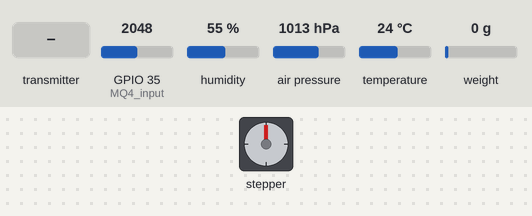
Bench run of a sketch on a simulated ESP32. On the bench: stepper motor. The test bench sets the inputs (shaded band); at power-on: GPIO 35 (MQ4_input) = 2048, humidity 55 %, weight on the scale 0 g, air pressure 1013 hPa, temperature 24 °C. Stepper angles assume 342 steps per turn; what the sketch prints to the serial monitor is not drawn.

Above: at 11.4 s.
11.5 s: GPIO 35 (MQ4_input) set to 1160
13.8 s: humidity set to 22 %
17.8 s: weight on the scale set to 100 g
19.3 s: the transmitter starts sending motorState = 1
20.8 s: the transmitter starts sending motorState = 0
At 20.95 s:
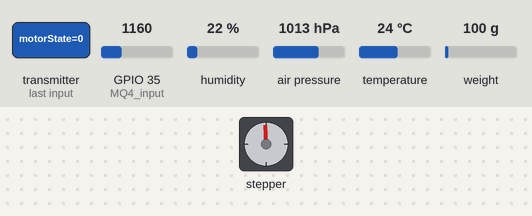
At 21.56 s:
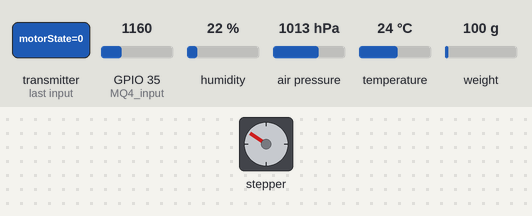
24.3 s: air pressure set to 952 hPa
At 24.6 s:
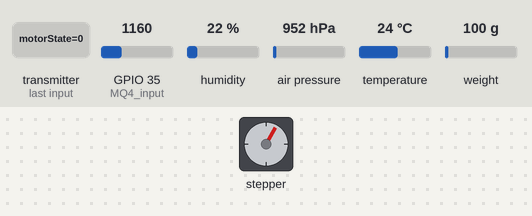
Timing chart, 0 to 27.2 s (numbered marks = the images above; inputs shaded):
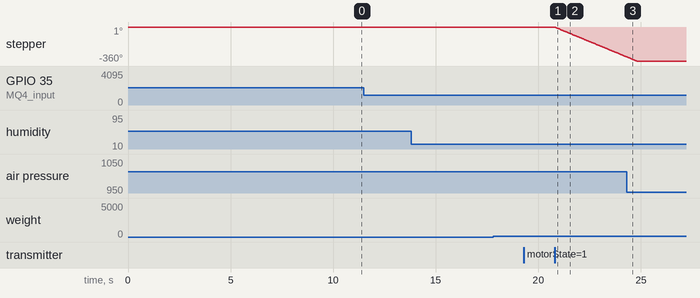

The sketch:

esp32u_arc_sensors.ino
```cpp
#include <esp_now.h> // Include Libraries for espnow
#include <WiFi.h>
#include <Wire.h>
#include "Arduino.h"

#include <Stepper.h>

#include "HX711.h"
#include <Adafruit_BME280.h>
#include <Adafruit_Sensor.h>

/*
FOR DEBUG PURPOSES USE debug(x) for Serial.print(x) and debugln(x) form Serial.println(x)
ACTIVATE IT BY SETTING DEBUG TO 1
*/
#define DEBUG 0

#if DEBUG == 1
#define debug(x) Serial.print(x)
#define debugln(x) Serial.println(x)
#else
#define debug(x)
#define debugln(x)
#endif

void BME280_setup();
void HX711_setup();
void readAllSensors();
void read_BME280();
void read_HX711();
void read_MQ4();
void printAllSensors();
void print_BME280();
void motor_rotate();
void print_HX711();
void print_MQ4();

//TIMER
uint8_t read_sensor_flag; //TIMER FLAG
hw_timer_t *My_timer = NULL;

void IRAM_ATTR onTimer()
{
  read_sensor_flag = 1; //SET "read_sensor_flag" TO 1 ON TIMER INTERRUPT
}


// MAC Address of responder - edit as required
uint8_t broadcastAddress[] = { 0x40, 0x91, 0x51, 0xAC, 0x28, 0x38 };  //40:91:51:AC:28:38

uint16_t adc_resolution = 4095;

// Define a data structure
typedef struct {
  float temp_BME;
  float pressure;
  float altitude;
  float humidity;

  float met_gas_val;

  float weight_average; //hx711 new
} struct_send_message;

typedef struct {
  int motorState = 0;
  //AGIRLIK OLCUMU ICIN ROVERDAN GELEN ACI VERISI EKLENECEK

} struct_motor_message;


// Creating sending and receiving structure objects
struct_send_message myData;
struct_motor_message motorData;
int motorCurrentState = 0;
int motorFlag = 0;
int motor_direction = 0;

// Peer info
esp_now_peer_info_t peerInfo;

// Callback function called when data is sent
void OnDataSent(const uint8_t *mac_addr, esp_now_send_status_t status) {
  Serial.print("\r\nLast Packet Send Status:\t");
  Serial.println(status == ESP_NOW_SEND_SUCCESS ? "Delivery Success" : "Delivery Fail");
}


void OnDataRecv(const uint8_t *mac, const uint8_t *incomingData, int len) {

  memcpy(&motorData, incomingData, sizeof(motorData)); //Copy data coming from xaiver

  motorFlag = motorData.motorState!=motorCurrentState; //If motorState and CurrentState are different -> TRUE, else -> FALSE
  motorCurrentState = motorData.motorState;

}

// Step motor pinouts and const.
const int stepsPerRevolution = 342;  // 2048/6 = 60 degrees
// ULN2003 Motor Driver Pins
#define IN1 19
#define IN2 18
#define IN3 5
#define IN4 17

// initialize the stepper library
Stepper myStepper(stepsPerRevolution, IN1, IN3, IN2, IN4);

//HX711 Pinouts
const int LOADCELL_DOUT_PIN = 16;
const int LOADCELL_SCK_PIN = 4;
float one_read_weight; //hx711 new

HX711 scale; //scale activated

//BME280
#define SEALEVELPRESSURE_HPA (1024.00)   // sea level pressure
Adafruit_BME280 bme;

//Sensor MQ4
#define MQ4_input 35
int met_Aout;

void setup() {
  Serial.begin(115200);
  setCpuFrequencyMhz(80); // setup for HX711 Weight Sensor for reading
  // Set ESP32 as a Wi-Fi Station
  WiFi.mode(WIFI_STA);

    // Initilize ESP-NOW
  if (esp_now_init() != ESP_OK) {
    Serial.println("Error initializing ESP-NOW");
    return; //????????
  }
  // Register the send callback
  esp_now_register_send_cb(OnDataSent);

  myStepper.setSpeed(15);


  // Register peer
  memcpy(peerInfo.peer_addr, broadcastAddress, 6);
  peerInfo.channel = 0;
  peerInfo.encrypt = false;

  // Add peer
  if (esp_now_add_peer(&peerInfo) != ESP_OK){
    debugln("Failed to add peer");
    return; //????????
  }
  esp_now_register_recv_cb(OnDataRecv);


  //running sensor setups
  BME280_setup();
  HX711_setup();
  delay(3000);

//1 second timer interrupt
  My_timer = timerBegin(0, 80, true);
  timerAttachInterrupt(My_timer, &onTimer, true);
  timerAlarmWrite(My_timer, 1000000, true);
  timerAlarmEnable(My_timer);

}

void loop() {
  //If the sensor flag is 1 and motor is not turning, it reads al the sensors at once and sends them to xaiver side esp32.
  //After finishing all the tasks set read_sensor_flag to 0
  //Sensors will not be read and sensor data will not be sent to xavier side

  if (read_sensor_flag /*&& !motorFlag*/){
    readAllSensors();

    // Send message via ESP-NOW
    esp_err_t result = esp_now_send(broadcastAddress, (uint8_t *) &myData, sizeof(myData));

    Serial.println();
    if (result == ESP_OK) {
      Serial.println("Sending confirmed");
    }
    else {
      Serial.println("Sending error");
    }

    read_sensor_flag = 0; //Set to 0 after reading and sending all sensor data

    printAllSensors();
  }


  if (motorFlag)
  {
    motor_rotate();
    motorFlag = 0;
  }
}

void readAllSensors(void) // function to read sensor values and print with Serial library
{
  read_BME280(); //Pressure, Temprature and Humidity Sensor
  read_MQ4(); // MQ4 METHANE Sensor
  read_HX711(); // HX711 Weight Sensor
}

                         ///////////SETUP FUNCTIONS///////////
//Removed the while loop to prevent waiting at start if the sensor is not connected
void BME280_setup()
{
  while(!Serial);    // time to get serial running
  Serial.println(F("BME280 test"));
  unsigned status;

  // default settings
  status = bme.begin(0x76);
  if (!status) {
      Serial.println("Could not find a valid BME280 sensor, check wiring, address, sensor ID!");
      //while (1) delay(10);  //???????????????
  }
}

void HX711_setup()
{
  Serial.println("HX711 Demo");

  Serial.println("Initializing the scale");

  scale.begin(LOADCELL_DOUT_PIN, LOADCELL_SCK_PIN);

  Serial.println("Before setting up the scale:");
  Serial.print("read: \t\t");
  Serial.println(scale.read());      // print a raw reading from the ADC

  Serial.print("read average: \t\t");
  Serial.println(scale.read_average(20));   // print the average of 20 readings from the ADC

  Serial.print("get value: \t\t");
  Serial.println(scale.get_value(5));   // print the average of 5 readings from the ADC minus the tare weight (not set yet)

  Serial.print("get units: \t\t");
  Serial.println(scale.get_units(5), 1);  // print the average of 5 readings from the ADC minus tare weight (not set) divided
            // by the SCALE parameter (not set yet)

  scale.set_scale(487.93181966);
  //scale.set_scale(-471.497);                      // this value is obtained by calibrating the scale with known weights; see the README for details
  scale.tare();               // reset the scale to 0

  Serial.println("After setting up the scale:");

  Serial.print("read: \t\t");
  Serial.println(scale.read());                 // print a raw reading from the ADC

  Serial.print("read average: \t\t");
  Serial.println(scale.read_average(20));       // print the average of 20 readings from the ADC

  Serial.print("get value: \t\t");
  Serial.println(scale.get_value(5));   // print the average of 5 readings from the ADC minus the tare weight, set with tare()

  Serial.print("get units: \t\t");
  Serial.println(scale.get_units(5), 1);        // print the average of 5 readings from the ADC minus tare weight, divided
            // by the SCALE parameter set with set_scale

  Serial.println("Readings:");
}

void read_BME280()
{
  myData.temp_BME = bme.readTemperature();
  myData.humidity = bme.readHumidity();
  myData.pressure = bme.readPressure() / 100.0F;
  myData.altitude = bme.readAltitude(SEALEVELPRESSURE_HPA);
  }

void read_HX711()
{
  one_read_weight = scale.get_units();
  myData.weight_average = scale.get_units(10);
/*
  scale.power_down();             // put the ADC in sleep mode
  delay(5000);
  scale.power_up();
*/

}

void read_MQ4()
{
  met_Aout = analogRead(MQ4_input);  /*Analog value read function*/
  myData.met_gas_val = (9800/adc_resolution)*met_Aout+200;
}

void printAllSensors()
{
  print_BME280();
  print_MQ4();
  print_HX711();
  Serial.println("\n");
  Serial.print("MotorState = ");
  Serial.println(motorData.motorState);
  Serial.print("MotorFlag = ");
  Serial.print(motorFlag);
}


void print_BME280()
{
  Serial.print("\n======== BME280 ========\n");
  Serial.print("Temperature = ");
  Serial.print(myData.temp_BME);
  Serial.println(" Celcius");

  Serial.print("Pressure = ");
  Serial.print(myData.pressure);
  Serial.println(" hPa");

  Serial.print("Approx. Altitude = ");
  Serial.print(myData.altitude);
  Serial.println(" m");

  Serial.print("Humidity = ");
  Serial.print(myData.humidity);
  Serial.println(" %");
}

void print_MQ4()
{
  Serial.print("\n======== MQ-4 METHANE ========\n");
  Serial.print("Gas Sensor: ");
  Serial.print(met_Aout);   /*Read value printed*/
  Serial.print("\nGas Value: ");
  Serial.print(myData.met_gas_val);
  Serial.print("ppm\t");
  if (met_Aout > 1200) {    /*if condition with threshold 1800*/
    Serial.println("Gas");
  }
  else {
    Serial.println("No Gas");
  }
}

void print_HX711()
{
  Serial.print("\n======== HX711 Weight Sensor ========\n");
  Serial.print("one reading:\t");
  Serial.print(one_read_weight, 1);
  Serial.print("\t| average:\t");
  Serial.println(myData.weight_average, 5);
}

void motor_rotate()
{
  if (motor_direction)
  {
    myStepper.step(stepsPerRevolution);
  }
  else
  {
    myStepper.step(-stepsPerRevolution);
  }
  motor_direction = !motor_direction;


}
```

Measured:
- after the input at 11.5 s, every drawn part: stays the same
- after the input at 13.8 s, every drawn part: stays the same
- after the input at 17.8 s, every drawn part: stays the same
- after the input at 19.3 s, every drawn part: stays the same
- after the input at 20.8 s, stepper: keeps turning counter-clockwise at about 90°/s, starting at once
